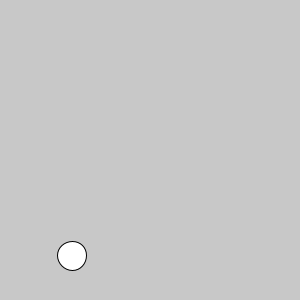
Frame 1 (no input)
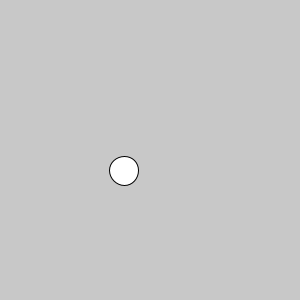
Frame 60 (the mouse pressed at the canvas centre just before this capture)
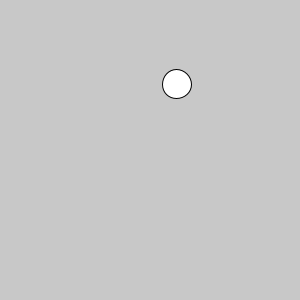
Frame 120 (the mouse held since frame 60 and released just before this capture)

The Processing sketch that drew these frames (run headless with seeded random() and noise(); from frame 60 on, the mouse is pressed at the canvas centre):

// Processing sketch: CircleClass
// ── CircleClass.pde
Circle circle;
Square square;

float xPosition;
float yPosition;
float minSpeed = -3;
float maxSpeed = 3;
float xSpeed = random(minSpeed, maxSpeed);
float ySpeed = random(minSpeed, maxSpeed);
float minRadius = 10;
float maxRadius = 30;
float size = random(minRadius, maxRadius);
boolean switcher = true;

void setup() {
  size(300, 300);
  rectMode(CENTER);
  xPosition = random(width);
  yPosition = random(height);
  square = new Square(xPosition, yPosition, xSpeed, ySpeed, size);
  circle = new Circle(xPosition, yPosition, xSpeed, ySpeed, size);
}

void draw() {
  background(200);

  circle.move();
  square.move();
  if (switcher) {
    circle.display();
  } else if (!switcher) {
    square.display();
  }
}

void mouseClicked() {
  if (switcher) {
    switcher = false;
  } else if (!switcher) {
    switcher = true;
  }
}

// ── Circle.pde
class Circle {
  float x;
  float y;
  float xSpeed;
  float ySpeed;
  float radius;

  Circle(float x, float y, float xSpeed, float ySpeed, float radius) {
    this.x = x;
    this.y = y;
    this.xSpeed = xSpeed;
    this.ySpeed = ySpeed;
    this.radius = radius;
  }

  void move() {
    x += xSpeed;
    if (x <= radius/2 || x >= width-radius/2) {
      xSpeed *= -1;
    }

    y += ySpeed;
    if (y <= radius/2 || y >= height-radius/2) {
      ySpeed *= -1;
    }
  }

  void display() {
    ellipse(x, y, radius, radius);
  }
}

// ── Rectangle.pde
class Square {
  float x;
  float y;
  float xSpeed;
  float ySpeed;
  float size;

  Square(float x, float y, float xSpeed, float ySpeed, float size) {
    this.x = x;
    this.y = y;
    this.xSpeed = xSpeed;
    this.ySpeed = ySpeed;
    this.size = size;
  }

  void move() {
    x += xSpeed;
    if (x <= size/2 || x >= width-size/2) {
      xSpeed *= -1;
    }

    y += ySpeed;
    if (y <= size/2 || y >= height-size/2) {
      ySpeed *= -1;
    }
  }

  void display() {
    rect(x, y, size, size);
  }
}
